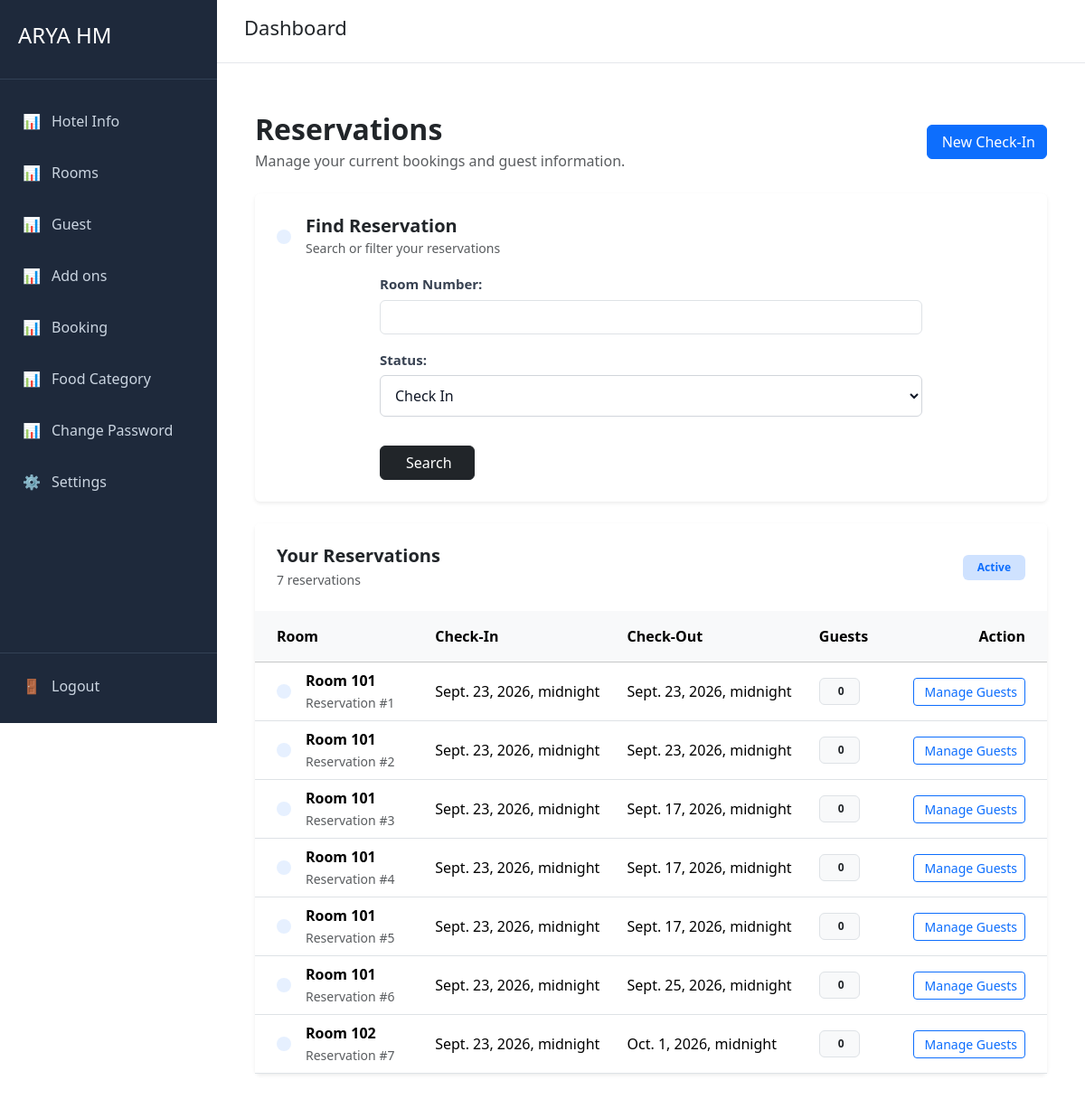
Page /reservation/ (signed in) on the earlier database version.
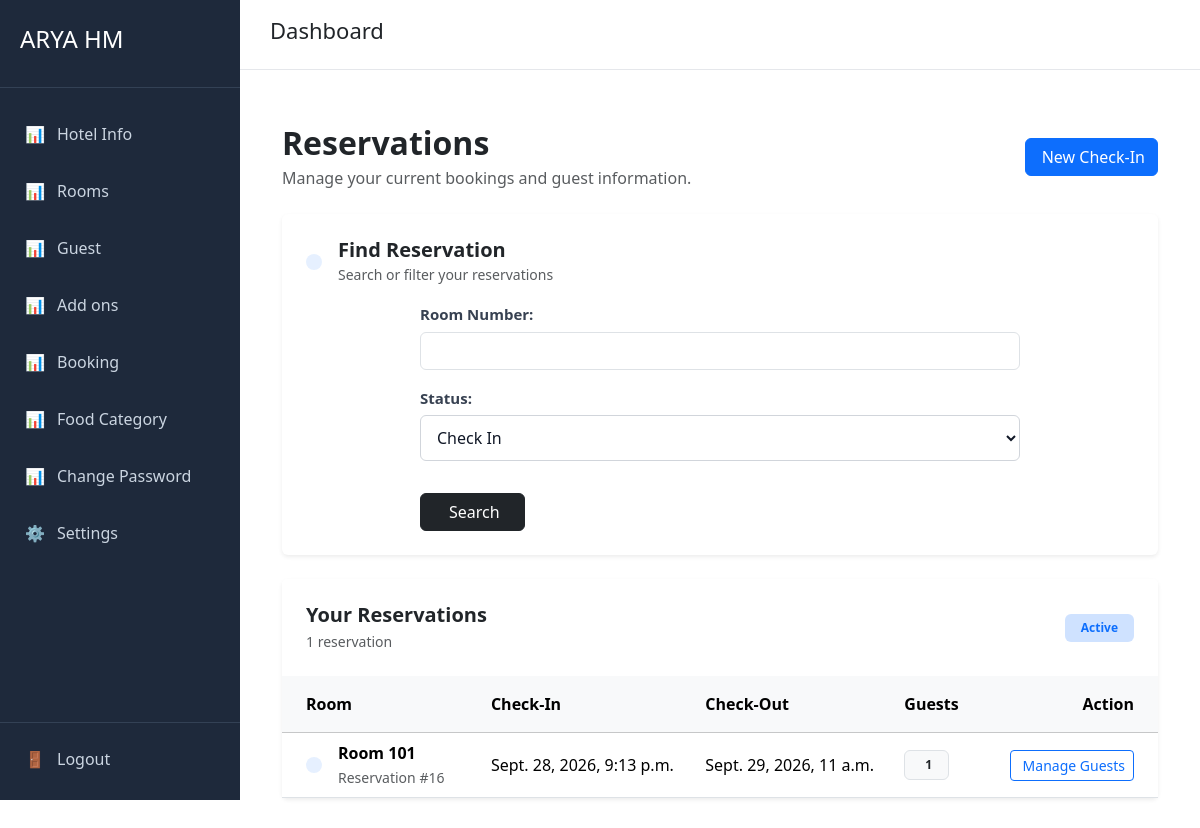
Same page on the later database version.
### reservation/models.py (models this page shows, shortened)
class Reservation(models.Model):
    hotel = models.ForeignKey(Hotel,on_delete=models.CASCADE,related_name='reservations')
    check_in = models.DateTimeField()
    check_out = models.DateTimeField()
    room = models.ForeignKey(Room,on_delete=models.CASCADE,related_name='reservations')
    status = models.CharField(max_length=30,choices=ReservationStatus.choices,default=ReservationStatus.CHECKIN)
    create_at = models.DateTimeField(auto_now_add=True)
    update_at = models.DateTimeField(auto_now=True)
    total_amount_recived = models.FloatField(default=0)
    remarks = models.TextField(default="",blank=True, null=True)
    guests = models.ManyToManyField(through="ReservationGuest",to=Guest)
    @staticmethod
    def active_reservations(hotel:Hotel)->list:
        return [i for i in Reservation.objects.filter(Q(hotel=hotel) & Q(status=ReservationStatus.CHECKIN)).all()]

### room/models.py (models this page shows, shortened)
class Room(models.Model):
    hotel = models.ForeignKey(Hotel,on_delete=models.CASCADE,related_name='rooms')
    room_number = models.IntegerField()
    per_night_price=models.FloatField()
    state_tax_percentage=models.FloatField()
    center_tax_percentage=models.FloatField()
    room_type=models.CharField(max_length=30,choices=RoomType.choices,default=RoomType.SINGLE)
    status=models.CharField(max_length=30,choices=RoomStatus.choices,default=RoomStatus.AVAILABLE)
    create_at = models.DateTimeField(auto_now_add=True)
    update_at = models.DateTimeField(auto_now=True)
    deleted_at = models.DateTimeField(null=True, blank=True)

### reservation/views.py (the view, shortened to what this page needs)
# urls.py: path('', views.index, name='addon_view'),
def index(request):
    hotel=getHotel(request)
    reservations = Reservation.active_reservations(hotel)
    filterForm = FilterFormForReservation()
    error ={ "msg" : ""}
    return render(request, 'reservation/index.html',{'reservations':reservations,"ReservationStatus":ReservationStatus,"filterForm":filterForm,"error":error})

### reservation/forms.py
class FilterFormForReservation(Form):
    room_number=forms.CharField(label='Room Number',widget=TextInput(attrs={'class':'form-control'}),required=False)
    status=forms.fields.ChoiceField(label='Status',required=False,choices=ReservationStatusWithAll)
    def __init__(self, *args, **kwargs):
        super().__init__(*args, **kwargs)
        self.initial['status']=ReservationStatus.CHECKIN

### hotel/models.py (called while the page is built)
    def __str__(self):
        return f"{self.user.username} - {self.hotel.name}"

### hotel/views.py (called while the page is built)
def getHotel(request):
    try:
        r =request.user.hotel_users.all()
        print(r)
        return r[0].hotel
    except Exception as e:
        print(e)
        return None

### reservation/templates/reservation/index.html (shortened to what this page needs)
{% extends "user/base.html" %}
{% block page_title %}
Dashboard
{% endblock %}
{% block content %}
<div class="container-fluid py-4">
    <div class="d-flex flex-column flex-md-row justify-content-between align-items-md-center mb-4">
        <div>
            <h2 class="fw-bold mb-1">Reservations</h2>
            <p class="text-muted mb-0">
                Manage your current bookings and guest information.
            </p>
        </div>
        <a href="{% url 'new_booking' %}" class="btn btn-primary mt-3 mt-md-0">
            New Check-In
        </a>
    </div>
    <div class="card border-0 shadow-sm mb-4">
        <div class="card-body p-4">
            <div class="d-flex align-items-center mb-3">
                <div class="bg-primary bg-opacity-10 text-primary rounded-3 p-2 me-3">
                </div>
                <div>
                    <h5 class="mb-0 fw-semibold">Find Reservation</h5>
                    <small class="text-muted">
                        Search or filter your reservations
                    </small>
                </div>
            </div>
            <form method="POST">
                <div class="row g-3 align-items-end">
                    <div class="col-12">
                        {{ filterForm.as_p }}
                    </div>
                    <div class="col-12">
                        <button type="submit" class="btn btn-dark px-4">
                            Search
                        </button>
                    </div>
                </div>
            </form>
        </div>
    </div>
    <div class="card border-0 shadow-sm">
        <div class="card-header bg-white border-0 p-4">
            <div class="d-flex justify-content-between align-items-center">
                <div>
                    <h5 class="fw-bold mb-1">Your Reservations</h5>
                    <p class="text-muted small mb-0">
                        {{ reservations|length }} reservation{{ reservations|length|pluralize }}
                    </p>
                </div>
                <span class="badge bg-primary-subtle text-primary px-3 py-2">
                    Active
                </span>
            </div>
        </div>
        <div class="card-body p-0">
            {% if reservations %}
                <div class="table-responsive">
                    <table class="table table-hover align-middle mb-0">
                        <thead class="table-light">
                            <tr>
                                <th class="px-4 py-3">Room</th>
                                <th class="py-3">Check-In</th>
                                <th class="py-3">Check-Out</th>
                                <th class="py-3">Guests</th>
                                <th class="py-3 text-end px-4">Action</th>
                            </tr>
                        </thead>
                        <tbody>
                            {% for reservation in reservations %}
                            <tr>
                                <td class="px-4">
                                    <div class="d-flex align-items-center">
                                        <div class="rounded-3 bg-primary bg-opacity-10 text-primary p-2 me-3">
                                        </div>
                                        <div>
                                            <div class="fw-semibold">
                                                Room {{ reservation.room.room_number }}
                                            </div>
                                            <small class="text-muted">
                                                Reservation #{{ reservation.id }}
                                            </small>
                                        </div>
                                    </div>
                                </td>
                                <td>
                                    <div class="fw-medium">
                                        {{ reservation.check_in }}
                                    </div>
                                </td>
                                <td>
                                    <div class="fw-medium">
                                        {{ reservation.check_out }}
                                    </div>
                                </td>
                                <td>
                                    <span class="badge bg-light text-dark border px-3 py-2">
                                        {{ reservation.guests.all|length }}
                                    </span>
                                </td>
                                {% if reservation.status == "check_in" %}
                                <td class="text-end px-4">
                                    <a href="{% url 'add_guest' reservation.id %}"
                                       class="btn btn-sm btn-outline-primary">
                                        Manage Guests
                                    </a>
                                </td>
                                {% endif %}
                            </tr>
                            {% endfor %}
                        </tbody>
                    </table>
                </div>
            {% endif %}
        </div>
    </div>
</div>
{% endblock %}

### user/templates/user/base.html (shortened to what this page needs)
{% load static %}
<!DOCTYPE html>
<html lang="en">
<head>
    <link rel="stylesheet" href="{% static 'css/global.css' %}">
    <link rel="stylesheet" href="{% static 'css/bootstrap.min.css' %}">
</head>
<body>
    <aside class="sidebar">
        <div class="sidebar-header">
            <h2>ARYA HM</h2>
        </div>
        <nav class="sidebar-menu">
            <a href="{% url 'hotel_info' %}" class="menu-item">
                📊 <span>Hotel Info</span>
            </a>
            <a href="{% url 'room_view' %}" class="menu-item">
                📊 <span>Rooms</span>
            </a>
            <a href="{% url 'guest_view' %}" class="menu-item">
                📊 <span>Guest</span>
            </a>
            <a href="{% url 'addon_view' %}" class="menu-item">
                📊 <span>Add ons</span>
            </a>
            <a href="{% url 'reservation_view' %}" class="menu-item">
                📊 <span>Booking</span>
            </a>
            <a href="{% url 'foodCategory_index' %}" class="menu-item">
                📊 <span>Food Category</span>
            </a>
            <a href="{% url 'change_password' %}" class="menu-item">
                📊 <span>Change Password</span>
            </a>
            <a href="#" class="menu-item">
                ⚙️ <span>Settings</span>
            </a>
        </nav>
        <div class="sidebar-footer">
            <a href="{% url 'logout' %}" class="menu-item">
                🚪 <span>Logout</span>
            </a>
        </div>
    </aside>
    <main class="main-content">
        <header class="topbar">
            <h1>{% block page_title %}Dashboard{% endblock %}</h1>
        </header>
        <section class="content">
            {% block content %}
            {% endblock %}
        </section>
    </main>
</body>
</html>

### static/css/global.css (style rules this page uses)
* { margin: 0; padding: 0; box-sizing: border-box; }
body { font-family: Arial, sans-serif; background: #f5f6fa; color: #333; }
.sidebar { position: fixed; left: 0; top: 0; width: 240px; height: 100vh; background: #1e293b; color: white; display: flex; flex-direction: column; z-index: 1000; }
.sidebar-header { padding: 25px 20px; border-bottom: 1px solid #334155; }
.sidebar-header h2 { font-size: 24px; }
.sidebar-menu { padding: 20px 10px; flex: 1; }
.menu-item { display: flex; align-items: center; gap: 12px; padding: 14px 15px; margin-bottom: 5px; color: #cbd5e1; text-decoration: none; border-radius: 8px; transition: 0.2s; }
.sidebar-footer { padding: 10px; border-top: 1px solid #334155; }
.main-content { margin-left: 240px; min-height: 100vh; }
.topbar { height: 70px; background: white; display: flex; align-items: center; gap: 15px; padding: 0 30px; border-bottom: 1px solid #e5e7eb; }
.topbar h1 { font-size: 22px; }
.content { padding: 30px; }
*, *::before, *::after { box-sizing: border-box; }
form { width: 100%; max-width: 600px; margin: 0 auto; }
label { display: block; margin-bottom: 6px; font-size: 15px; font-weight: 600; color: #374151; }
input, select, textarea { display: block; width: 100%; padding: 10px 12px; margin-bottom: 16px; border: 1px solid #d1d5db; border-radius: 6px; background: #fff; color: #111827; font-family: inherit; font-size: 15px; line-height: 1.5; outline: none; transition: border-color 0.2s ease, box-shadow 0.2s ease; }
input::placeholder, textarea::placeholder { color: #9ca3af; }
select { cursor: pointer; appearance: auto; }
button, input[type="submit"], input[type="button"], input[type="reset"] { display: inline-block; width: auto; padding: 10px 18px; border: 1px solid transparent; border-radius: 6px; background: #2563eb; color: #fff; font-family: inherit; font-size: 15px; font-weight: 600; cursor: pointer; transition: background 0.2s ease, transform 0.1s ease; }

Differences in the rows shown:
removed Reservation: room.room_number "101", id "1", check_in "Sept. 23, 2026, midnight", check_out "Sept. 23, 2026, midnight", guests.all|length "0", status "Manage Guests"
removed Reservation: room.room_number "101", id "2", check_in "Sept. 23, 2026, midnight", check_out "Sept. 23, 2026, midnight", guests.all|length "0", status "Manage Guests"
removed Reservation: room.room_number "101", id "3", check_in "Sept. 23, 2026, midnight", check_out "Sept. 17, 2026, midnight", guests.all|length "0", status "Manage Guests"
removed Reservation: room.room_number "101", id "4", check_in "Sept. 23, 2026, midnight", check_out "Sept. 17, 2026, midnight", guests.all|length "0", status "Manage Guests"
removed Reservation: room.room_number "101", id "5", check_in "Sept. 23, 2026, midnight", check_out "Sept. 17, 2026, midnight", guests.all|length "0", status "Manage Guests"
removed Reservation: room.room_number "101", id "6", check_in "Sept. 23, 2026, midnight", check_out "Sept. 25, 2026, midnight", guests.all|length "0", status "Manage Guests"
removed Reservation: room.room_number "102", id "7", check_in "Sept. 23, 2026, midnight", check_out "Oct. 1, 2026, midnight", guests.all|length "0", status "Manage Guests"
added Reservation: room.room_number "101", id "16", check_in "Sept. 28, 2026, 9:13 p.m.", check_out "Sept. 29, 2026, 11 a.m.", guests.all|length "1", status "Manage Guests"
Other differences:
{{ reservations|length }}: "7" → "1"
